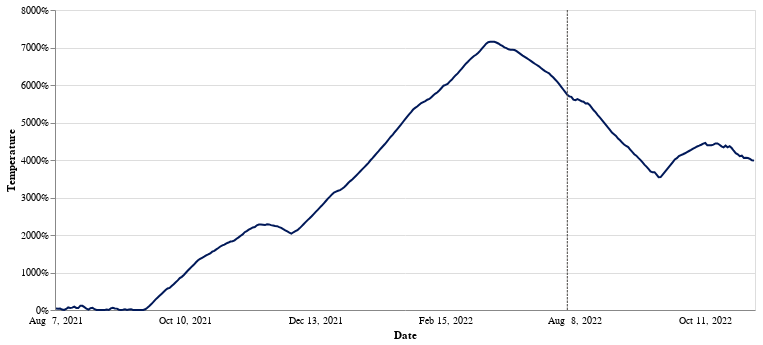

Notebook cell for this chart:
### Code cell
colors = {'temperature': Batlow_5.hex_colors[0]}
format = '.0%'
c = (
    chart(
        df, 
        "timestamp", 
        lmetrics=['temperature'], 
        lstrategy="line", 
        tooltip_formats={'temperature': format},
        yaxis_left_kwargs=dict(title="Temperature", format=format),
        hide_legend=True, 
        colors=colors, 
        show_exploit_rule=True, 
        exploit_day=16, 
    )
)

css_lines = css_tooltip_timeseries_multi_colored(value_vars, colors) 
css = "\n".join(css_lines)

apply_css("")
# apply_css(css)

c

### Figure 1 — Vega-Lite specification as saved in the notebook (floating-point values rounded to 4 significant figures; data arrays with more than 128 entries replaced by an {"elided": "..."} marker saying what was removed)
{"config": {"view": {"continuousWidth": 400, "continuousHeight": 300}}, "layer": [{"mark": "line", "encoding": {"color": {"field": "variable", "legend": null, "scale": {"domain": ["temperature"], "range": ["#011959"]}, "type": "nominal"}, "order": {"field": "stack_order", "sort": "ascending", "type": "quantitative"}, "x": {"axis": {"formatType": "time", "labelAngle": 0, "labelExpr": "timeFormat(toDate(datum.value), '%b %e, %Y')", "labelOverlap": true, "labelPadding": 5, "labelSeparation": 50, "ticks": false, "title": "Date"}, "field": "timestamp", "type": "ordinal"}, "y": {"axis": {"format": ".0%", "title": "Temperature"}, "field": "value", "type": "quantitative"}}, "title": "", "transform": [{"calculate": "datum['variable'] === 'temperature' ? 0 : 1", "as": "stack_order"}, {"filter": "datum['variable'] == 'temperature'"}], "width": 700}, {"mark": {"type": "rule", "color": "#474440", "opacity": 1, "strokeDash": [2.5, 1]}, "encoding": {"x": {"axis": {"formatType": "time", "labelAngle": 0, "labelExpr": "timeFormat(toDate(datum.value), '%b %e, %Y')", "labelOverlap": true, "labelPadding": 5, "labelSeparation": 50, "ticks": false, "title": "Date"}, "field": "timestamp", "type": "ordinal"}}, "title": "", "transform": [{"calculate": "datum['variable'] === 'temperature' ? 0 : 1", "as": "stack_order"}, {"pivot": "variable", "value": "value", "groupby": ["timestamp"]}, {"filter": "\n            year(datum['timestamp']) === 2022 && \n            month(datum['timestamp']) === 3 && \n            date(datum['timestamp']) === 16 \n        "}], "width": 700}, {"mark": {"type": "rule", "color": "#878787"}, "encoding": {"opacity": {"condition": {"value": 1, "selection": "selector003"}, "value": 0}, "tooltip": [{"field": "timestamp", "timeUnit": "yearmonthdate", "title": "date", "type": "ordinal"}, {"field": "temperature", "format": ".0%", "type": "quantitative"}], "x": {"axis": {"formatType": "time", "labelAngle": 0, "labelExpr": "timeFormat(toDate(datum.value), '%b %e, %Y')", "labelOverlap": true, "labelPadding": 5, "labelSeparation": 50, "ticks": false, "title": "Date"}, "field": "timestamp", "type": "ordinal"}}, "selection": {"selector003": {"type": "single", "fields": ["timestamp"], "nearest": true, "on": "mouseover", "empty": "none", "clear": "mouseout"}}, "title": "", "transform": [{"calculate": "datum['variable'] === 'temperature' ? 0 : 1", "as": "stack_order"}, {"pivot": "variable", "value": "value", "groupby": ["timestamp"]}], "width": 700}], "data": {"name": "data-82d97d976747eff8eaadabe1e93f25cf"}, "$schema": "https://vega.github.io/schema/vega-lite/v4.17.0.json", "datasets": {"data-82d97d976747eff8eaadabe1e93f25cf": {"elided": "345 records"}}}
